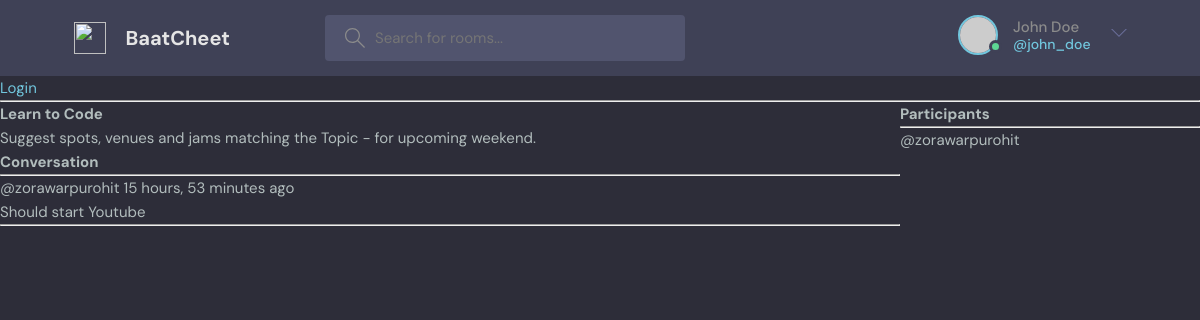
/room/10/, run on an earlier commit of the app's database.
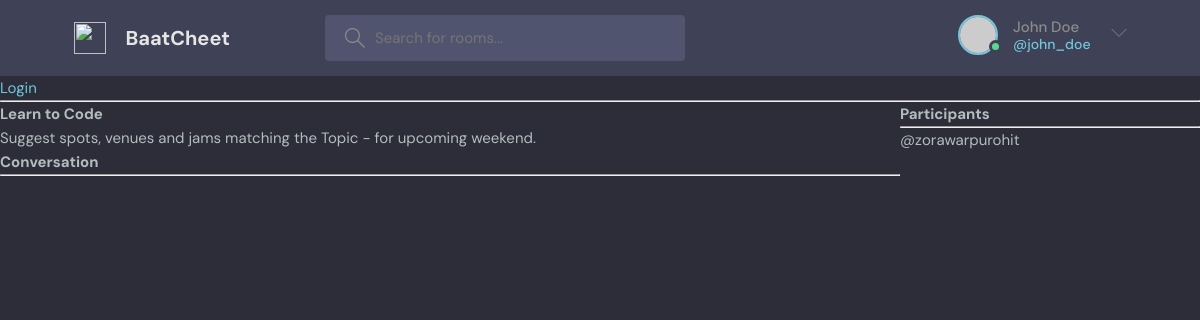
And on a later commit of the database.
### base/models.py (models this page shows, shortened)
class Message(models.Model):
    user = models.ForeignKey(User, on_delete=models.CASCADE)
    room = models.ForeignKey(Room, on_delete=models.CASCADE)
    body = models.TextField()
    updated = models.DateTimeField(auto_now=True)
    created = models.DateTimeField(auto_now_add=True)
    class Meta:
        ordering = ['-updated', '-created']

### base/views.py (the view, shortened to what this page needs)
# urls.py: path('room/<str:id>/', views.room, name="room"),
def room(request, id):
    room = Room.objects.get(id=id)
    room_messages = room.message_set.all()
    participants = room.participants.all()
    room_data = {'room': room, 'room_messages': room_messages, 'participants':participants}
    return render(request, 'base/room.html', room_data)

### base/templates/base/room.html (shortened to what this page needs)
{% extends 'main.html' %}
{% block content %}
<div class="room-container">
   <div>
      <h1>
         {{room.name}}
      </h1>
      <p>{{room.description}}</p>
      <div class ="comment-wrapper">
         <h3>Conversation</h3>
         <hr>
         {%for message in room_messages %}
            <div>
               <small>@{{message.user}} {{message.created | timesince }} ago </small>
               <p>{{message.body}}</p>
               <hr>
            </div>
         {% endfor %}
      </div>
   </div>
   <div>
      <h3>Participants</h3>
      <hr>
      {% for user in participants %}
         <div>
            <p>@{{user.username}}</p>
         </div>
      {% endfor %}
   </div>
</div>
{% endblock  %}

What changed in the data, as far as the page shows it:
removed Message: user "zorawarpurohit", created "15 hours, 53 minutes", body "Should start Youtube"
